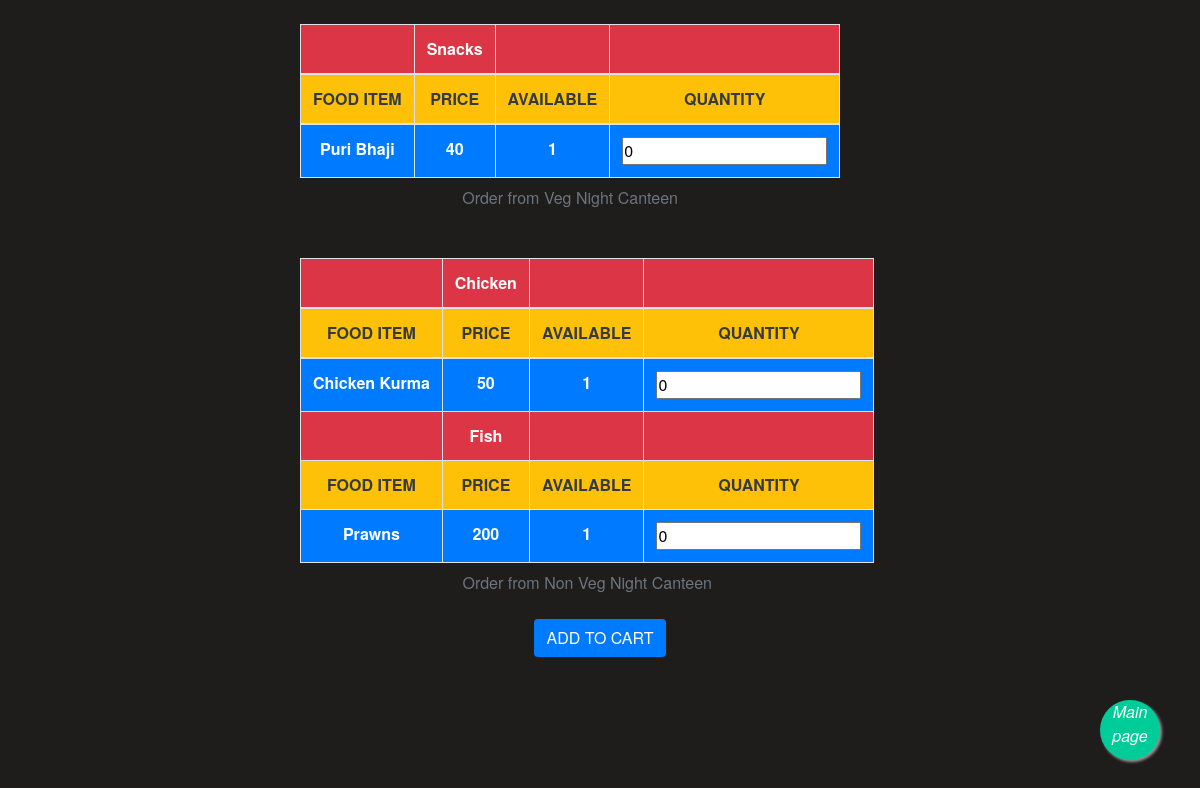
The page /nightcanteen.php (signed in) on the database as committed earlier.
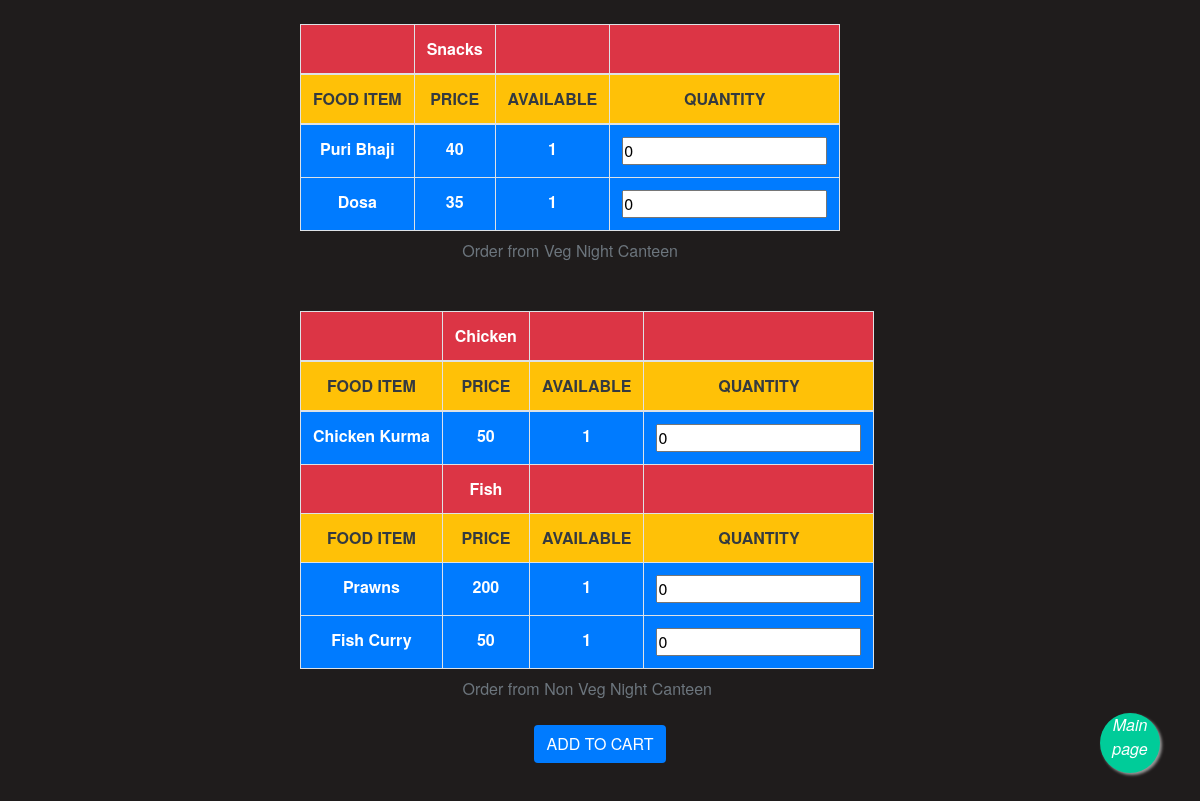
The same page on the database as committed later.
### tables this page shows
CREATE TABLE `night_canteen_veg` (
  `Food` varchar(50) NOT NULL,
  `price` int(4) NOT NULL,
  `availability` int(2) NOT NULL,
  `tag` varchar(50) DEFAULT NULL,
  `idd` int(11) NOT NULL
);

CREATE TABLE `night_canteen_nonveg` (
  `Food` varchar(50) NOT NULL,
  `price` int(4) NOT NULL,
  `availability` int(2) NOT NULL,
  `tag` varchar(50) DEFAULT NULL,
  `idd` int(11) NOT NULL
);

### nightcanteen.php (the view, shortened to what this page needs)
<?php include('server.php');
?><!DOCTYPE html>
<html lang="en">
  <head>
    <link rel="stylesheet" href="https://maxcdn.bootstrapcdn.com/bootstrap/4.0.0-alpha.6/css/bootstrap.min.css">
    <link rel="stylesheet" type="text/css" href="CSS/style.css">
    <link rel="stylesheet" type="text/css" href="CSS/s.css">
    <link rel="stylesheet" type="text/css" href="CSS/sss.css">
</head>
<body class="bg-inverse">
<?php
	$vegname = array();
	$vegprice = array();
?>
<?php
$query = "select distinct(tag) from night_canteen_veg";
$result = mysqli_query($db,$query);
	$varr = 0;
?>
<form method="post" action="nightcanteen.php" align="center">
<br>
<div class="container ">
  <div class="row">
    <div class="col-xs-12">
      <div class="table-responsive">
        <table summary="This table shows how to create responsive tables using Bootstrap's default functionality" class="table table-bordered table-hover" align="center">
          <caption class="text-center">Order from Veg Night Canteen </caption>
          <thead>
<?php
    while($row = mysqli_fetch_assoc($result)){
    	$tagg = $row['tag'];
    	?>
    	<tr class="p-3 mb-2 bg-danger text-white"><th></th><th><?php echo $tagg; ?></th><th></th><th></th></tr>
    	<?php
    	$query2 = "select * from night_canteen_veg where tag = '$tagg'";
    	$result1 = mysqli_query($db,$query2);
      ?>
	<tr class="p-3 mb-2 bg-warning text-dark">
		<th>FOOD ITEM</th>
		<th>PRICE</th>
		<th>AVAILABLE</th>
		<th>QUANTITY</th>
	</tr>
</thead>
	<?php
	while($row1 = mysqli_fetch_assoc($result1)) { ?>
		<?php if( $row1['availability'] == 1){
			array_push($vegname,$row1['Food']);
			array_push($vegprice,$row1['price']);
			?>
      <tr class="p-3 mb-2 bg-primary text-white">
        <th><?php echo $row1['Food']; ?></th>
        <th><?php echo $row1['price']; ?></th>
        <th><?php echo $row1['availability']; ?></th>
        <th><input type="text" name="<?php echo $varr;  $varr = $varr+1; ?>" value="0" >  </th>
      </tr>
      <?php
  }
    }
}
?>
</table>
</div></div></div></div>
<?php
	$query1 = "select distinct(tag) from night_canteen_nonveg";
	$result1 = mysqli_query($db,$query1);
?>
<br>
<div class="container">
  <div class="row">
    <div class="col-xs-12">
      <div class="table-responsive">
        <table summary="This table shows how to create responsive tables using Bootstrap's default functionality" class="table table-bordered table-hover">
          <caption class="text-center">Order from Non Veg Night Canteen </caption>
          <thead>
<?php
    while($row = mysqli_fetch_assoc($result1)){
    	$tagg = $row['tag'];
    	?>
    	<tr class="p-3 mb-2 bg-danger text-white"><th></th><th><?php echo $tagg; ?></th><th></th><th></th></tr>
    	<?php
    	$query2 = "select * from night_canteen_nonveg where tag = '$tagg'";
    	$result2 = mysqli_query($db,$query2);
      ?>
	<tr class="p-3 mb-2 bg-warning text-dark">
		<th>FOOD ITEM</th>
		<th>PRICE</th>
		<th>AVAILABLE</th>
		<th>QUANTITY</th>
	</tr>
</thead>
	<?php while($row1 = mysqli_fetch_assoc($result2)) { ?>
	<?php if( $row1['availability'] == 1){
			array_push($vegname,$row1['Food']);
			array_push($vegprice,$row1['price']);
		?>
      <tr class="p-3 mb-2 bg-primary text-white">
        <th><?php echo $row1['Food']; ?></th>
        <th><?php echo $row1['price']; ?></th>
        <th><?php echo $row1['availability']; ?></th>
        <th><input type="text" name="<?php echo $varr; ?>" value="0" > </th>
        	<?php
          $varr = $varr+1;
          ?>
      </tr>
      <?php
    }
}
}
?>
</table></div></div></div>
<button type="submit" class="btn bg-primary pull-right text-white" name="ADDTOCART">ADD TO CART</button>
</form>
</body>
<a href="main.php" class="float">
<i class="fa fa-plus my-float text-white" style="text-decoration: none;">Main page</i>
</a>
</html>

### CSS/s.css (style rules this page uses)
*, *::before, *::after { margin: 0; padding: 0; box-sizing: border-box; }
body { font: normal 16px/1.5 "Helvetica Neue",sans-serif; background: #1F1C1C; color:#fff; overflow-x: hidden; padding-bottom: 50px; }
a { color: #fff; }

### CSS/sss.css (style rules this page uses)
a { text-decoration: none; color: #fff; }

### nightcanteen.php (style rules this page uses)
table caption { padding: .5em 0; }
form { margin: 0 auto; width: 50%; }
.float { position:fixed; width:60px; height:60px; bottom:40px; right:40px; background-color:#0C9; color:#FFF; border-radius:50px; text-align:center; box-shadow: 2px 2px 3px #999; }
.my-float { margin-top:22px; }

Rows that differ between the two databases and show on the page:
added night_canteen_veg: Food "Dosa", price "35", availability "1"
added night_canteen_nonveg: Food "Fish Curry", price "50", availability "1", shown under "Fish"
Other text that changed with them:
list line gone: "0"
new list line: "0"
